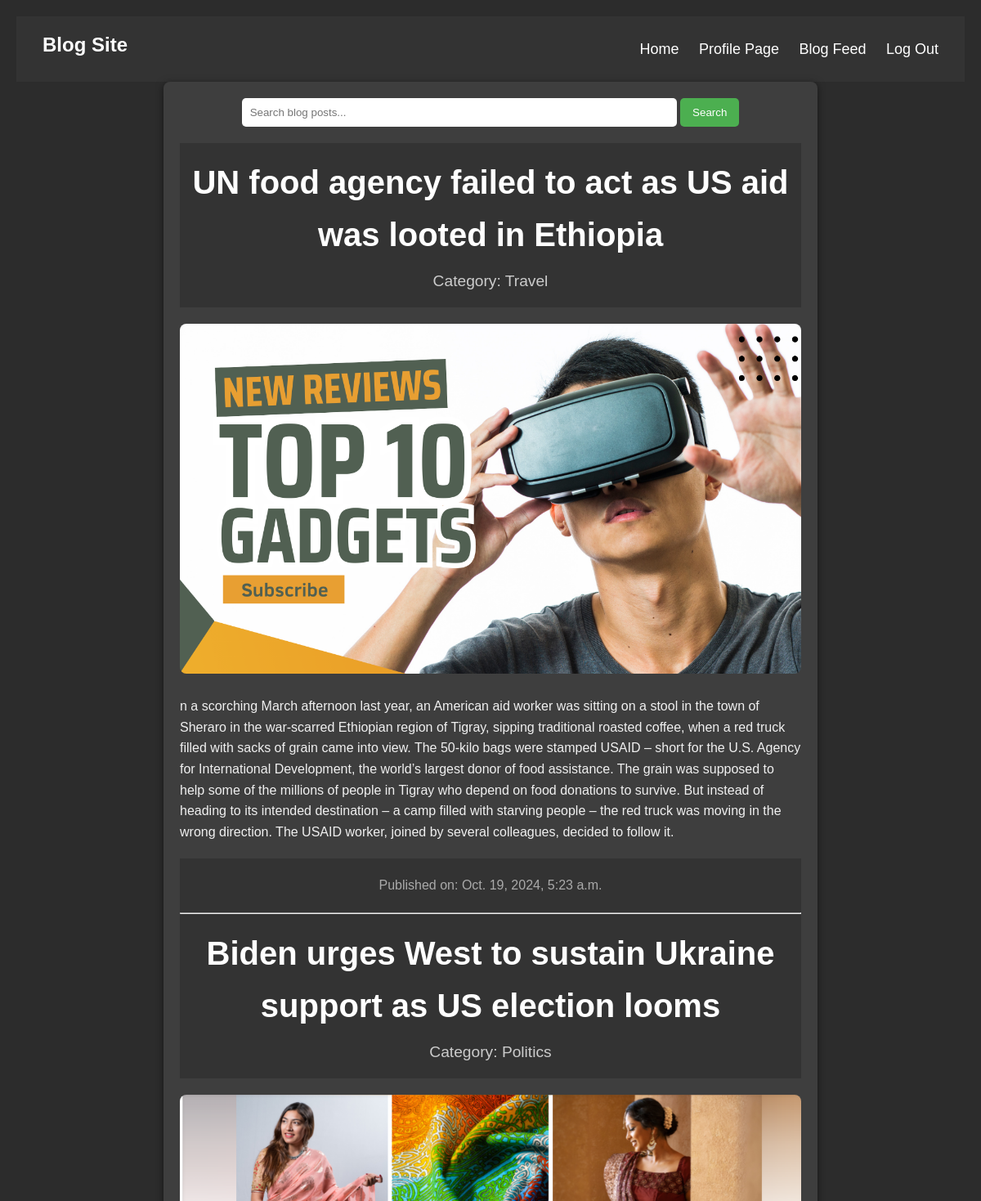
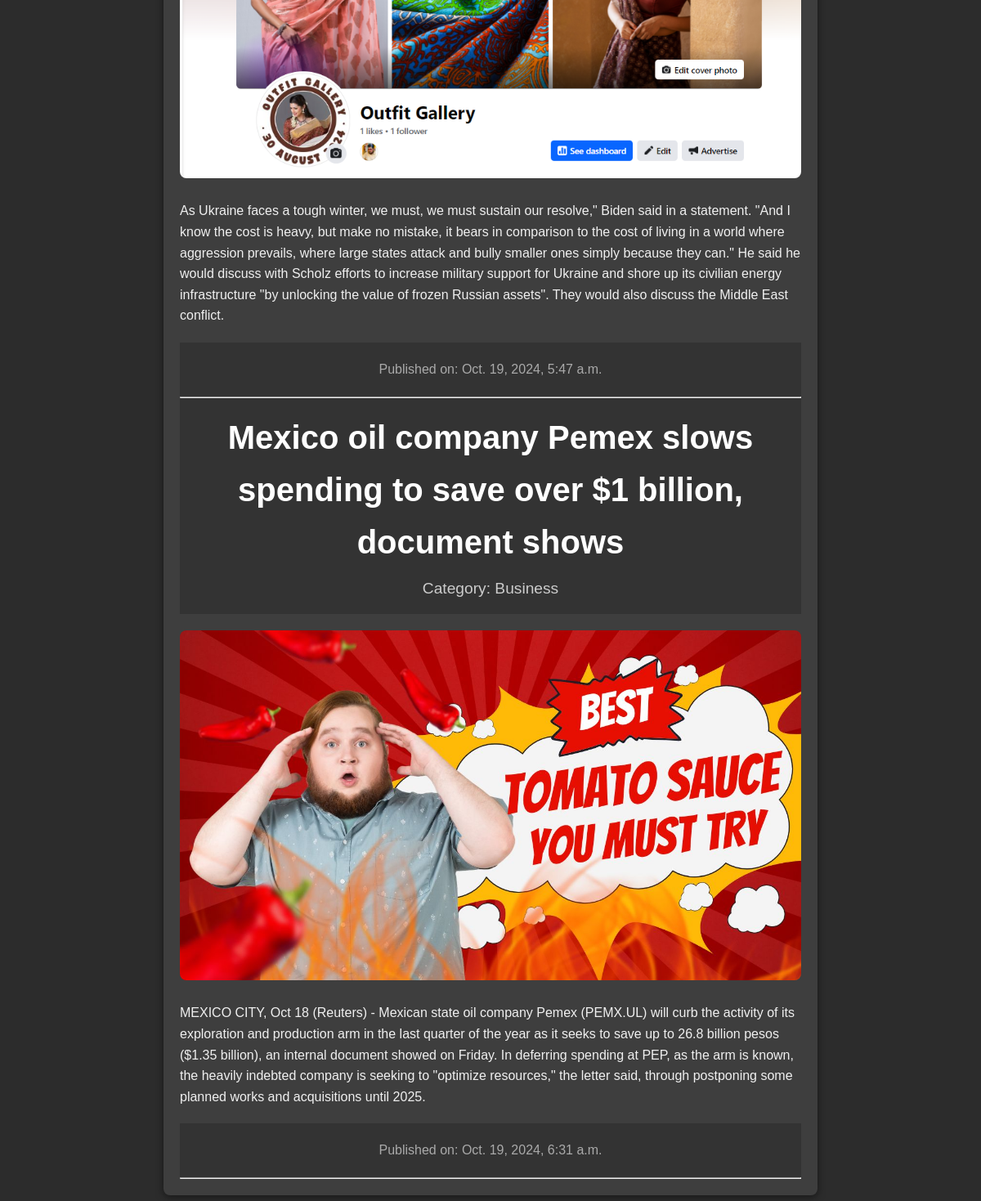
The app's page /AllBlogPost/ with its own data (2 pictures, top to bottom).
### myApp/models.py (models this page shows, shortened)
class BlogPostModel(models.Model):
    CATEGORY=[
        ('Technology','Technology'),
        ('Sports','Sports'),
        ('Entertainment','Entertainment'),
        ('Politics','Politics'),
        ('Business','Business'),
        ('Health','Health'),
        ('Education','Education'),
        ('Travel','Travel'),
        ('Food','Food'),
        ('Fashion','Fashion'),
    ]
    user=models.ForeignKey(Custom_user,on_delete=models.CASCADE)
    BlogTitle=models.CharField(max_length=500,null=True)
    BlogBody=models.TextField(null=True)
    Category=models.CharField(choices=CATEGORY, max_length=100,null=True)
    Blog_Pic=models.ImageField(upload_to='Media/Blog_Pic',null=True)
    created = models.DateTimeField(auto_now_add=True,null=True)
    modified = models.DateTimeField(auto_now=True,null=True)

### myProject/views.py (the view)
# urls.py: path("AllBlogPost/", AllBlogPost, name="AllBlogPost"),
def AllBlogPost(request):
    blog=BlogPostModel.objects.all()
    context={
        'blog':blog
    }
    return render(request,"AllBlogPost.html",context)

### Template/AllBlogPost.html (shortened to what this page needs)
{% extends 'base.html' %}
{% block body %}
<div class="container">
    <div class="search-bar">
        <form method="GET" action="{% url 'search_blog' %}">
            <input type="text" name="query" placeholder="Search blog posts..." required>
            <button type="submit">Search</button>
        </form>
    </div>
    {% for i in blog %}
    <header>
        <h1>{{ i.BlogTitle }}</h1>
        <div class="category">Category: {{ i.Category }}</div>
    </header>
    <div class="blog-image">
        <img src="/{{ i.Blog_Pic }}" alt="{{ i.BlogTitle }}">
    </div>
    <p>{{ i.BlogBody }}</p>
    <footer>
        <p>Published on: {{ i.created }}</p>
    </footer>
    <hr>
    {% endfor %}
</div>
{% endblock body %}

### Template/base.html (shortened to what this page needs)
<!DOCTYPE html>
<html lang="en">
<head>
    <head>
    </head>
</head>
    <header>
        {% include 'navbar.html' %}
    </header>
<body>
    {% block body %}
    {% endblock body %}
</body>
</html>

### Template/navbar.html (shortened to what this page needs)
<nav>
    <div class="logo">
        <h1>Blog Site</h1>
    </div>
    <ul class="nav-links">
        <li><a href=" {% url 'homePage' %} ">Home</a></li>
        <li><a href=" {% url 'ProfilePage' %} ">Profile Page</a></li>
        <li><a href=" {% url 'AllBlogPost' %} ">Blog Feed</a></li>
        <li><a href=" {% url 'logoutPage' %} ">Log Out</a></li>
    </ul>
</nav>

### Template/base.html (style rules this page uses)
* { margin: 0; padding: 0; box-sizing: border-box; }
body { font-family: 'Arial', sans-serif; line-height: 1.6; color: #333; }
header { background: #333; color: #fff; padding: 1rem 0; }
nav { display: flex; justify-content: space-between; align-items: center; max-width: 1200px; margin: auto; padding: 0 2rem; }
.logo h1 { font-size: 24px; }
.nav-links { list-style: none; }
.nav-links li { display: inline; margin-left: 20px; }
.nav-links a { color: #fff; text-decoration: none; font-size: 18px; }
footer { text-align: center; padding: 20px 0; background-color: #333; color: #fff; }

### Template/AllBlogPost.html (style rules this page uses)
body { font-family: Arial, sans-serif; background-color: #2c2c2c; color: #f0f0f0; margin: 0; padding: 20px; }
.container { max-width: 800px; margin: auto; background: #3e3e3e; padding: 20px; border-radius: 8px; box-shadow: 0 2px 10px rgba(0, 0, 0, 0.5); }
.search-bar { margin-bottom: 20px; text-align: center; }
.search-bar input[type="text"] { padding: 10px; width: 70%; border: none; border-radius: 5px; }
.search-bar button { padding: 10px 15px; background-color: #4CAF50; color: white; border: none; border-radius: 5px; cursor: pointer; }
header { text-align: center; }
h1 { margin-bottom: 10px; font-size: 2.5em; }
.category { font-size: 1.2em; color: #ccc; }
.blog-image { margin: 20px 0; text-align: center; }
.blog-image img { max-width: 100%; border-radius: 8px; }
footer { margin-top: 20px; text-align: center; color: #aaa; }

### records on screen
BlogPostModel: BlogTitle "UN food agency failed to act as US aid was looted in Ethiopia", Category "Travel", Blog_Pic (picture), BlogBody "n a scorching March afternoon last year, an American aid worker was sitting on a stool in the town of Sheraro in the war-scarred Ethiopian region of Tigray, sipping traditional roasted coffee, when a red truck filled with sacks of grain came into view. The 50-kilo bags were stamped USAID – short for the U.S. Agency for International Development, the world’s largest donor of food assistance. The grain was supposed to help some of the millions of people in Tigray who depend on food donations to survive. But instead of heading to its intended destination – a camp filled with starving people – the red truck was moving in the wrong direction. The USAID worker, joined by several colleagues,…", created "Oct. 19, 2024, 5:23 a.m."
BlogPostModel: BlogTitle "Biden urges West to sustain Ukraine support as US election looms", Category "Politics", Blog_Pic (picture), BlogBody "As Ukraine faces a tough winter, we must, we must sustain our resolve,\" Biden said in a statement. \"And I know the cost is heavy, but make no mistake, it bears in comparison to the cost of living in a world where aggression prevails, where large states attack and bully smaller ones simply because they can.\" He said he would discuss with Scholz efforts to increase military support for Ukraine and shore up its civilian energy infrastructure \"by unlocking the value of frozen Russian assets\". They would also discuss the Middle East conflict.", created "Oct. 19, 2024, 5:47 a.m."
BlogPostModel: BlogTitle "Mexico oil company Pemex slows spending to save over $1 billion, document shows", Category "Business", Blog_Pic (picture), BlogBody "MEXICO CITY, Oct 18 (Reuters) - Mexican state oil company Pemex (PEMX.UL) will curb the activity of its exploration and production arm in the last quarter of the year as it seeks to save up to 26.8 billion pesos ($1.35 billion), an internal document showed on Friday. In deferring spending at PEP, as the arm is known, the heavily indebted company is seeking to \"optimize resources,\" the letter said, through postponing some planned works and acquisitions until 2025.", created "Oct. 19, 2024, 6:31 a.m."
